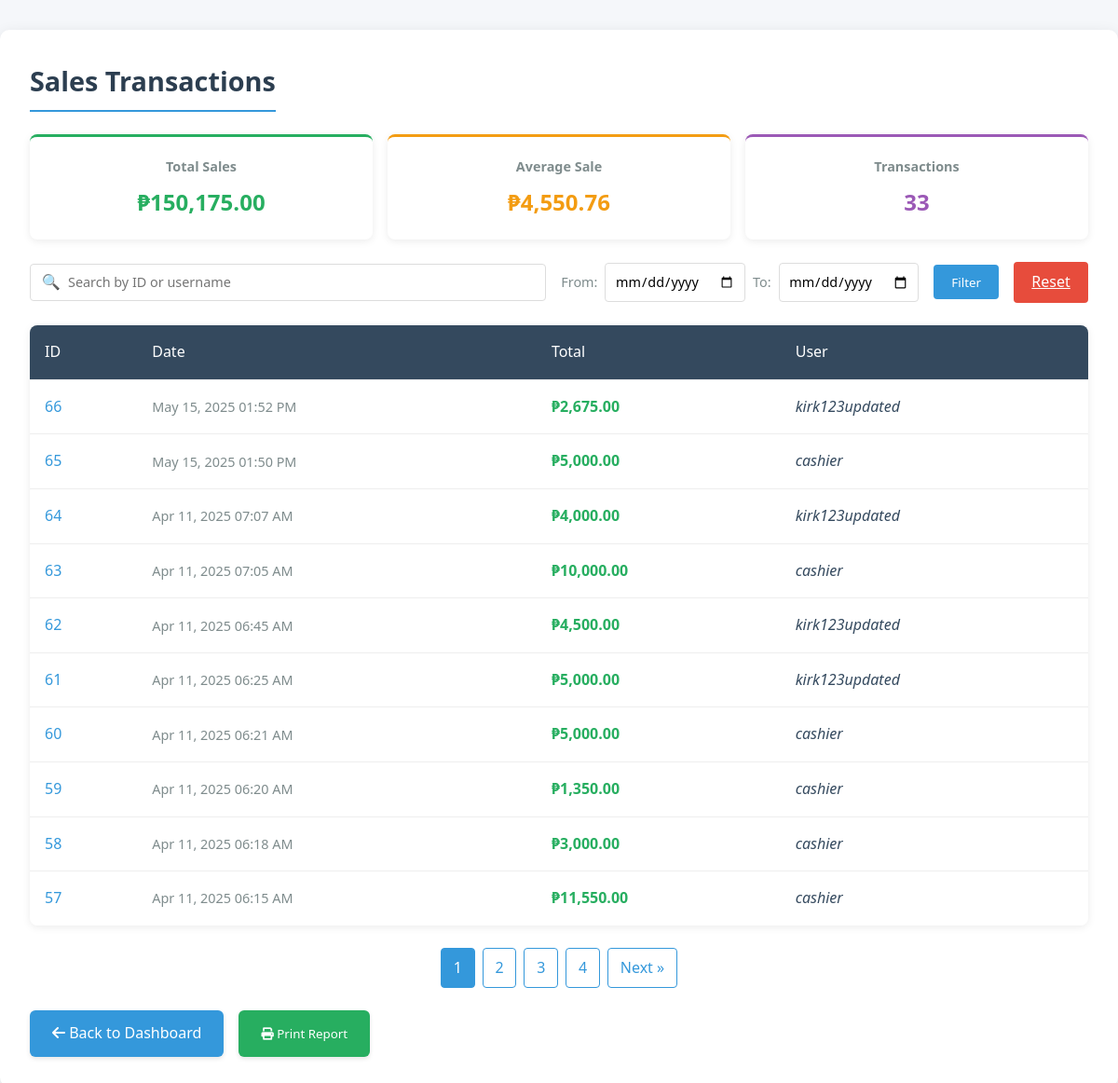
Screenshot of /admin/view_sales.php (signed in) with the database file from the repository.
### tables this page shows
CREATE TABLE `sales` (
  `id` int(11) NOT NULL,
  `cashier_id` int(11) DEFAULT NULL,
  `user_id` int(11) NOT NULL,
  `customer_id` int(11) DEFAULT NULL,
  `total` decimal(10,2) NOT NULL,
  `payment_amount` decimal(10,2) NOT NULL,
  `change_amount` decimal(10,2) NOT NULL,
  `payment_method` enum('cash','credit card','Gcash') NOT NULL,
  `created_at` timestamp NOT NULL DEFAULT current_timestamp()
);

CREATE TABLE `users` (
  `id` int(11) NOT NULL,
  `username` varchar(50) NOT NULL,
  `password` varchar(255) NOT NULL,
  `role` enum('superadmin','admin','cashier','customer') NOT NULL,
  `created_at` timestamp NOT NULL DEFAULT current_timestamp(),
  `updated_at` timestamp NOT NULL DEFAULT current_timestamp() ON UPDATE current_timestamp()
);

### admin/view_sales.php (the view, shortened to what this page needs)
<?php
require '../config/database.php';
$start_date = isset($_GET['start_date']) ? $_GET['start_date'] : '';
$end_date = isset($_GET['end_date']) ? $_GET['end_date'] : '';
$search = isset($_GET['search']) ? $_GET['search'] : '';
$query = "SELECT sales.id, sales.created_at, sales.total, users.username
          FROM sales
          JOIN users ON sales.user_id = users.id";
$params = [];
$query .= " ORDER BY sales.created_at DESC";
$page = isset($_GET['page']) ? (int)$_GET['page'] : 1;
$per_page = 10;
$offset = ($page - 1) * $per_page;
$count_stmt = $pdo->prepare(str_replace("sales.id, sales.created_at, sales.total, users.username", "COUNT(*) as count", $query));
$count_stmt->execute($params);
$total_count = $count_stmt->fetch(PDO::FETCH_ASSOC)['count'];
$total_pages = ceil($total_count / $per_page);
$query .= " LIMIT $per_page OFFSET $offset";
$sales_stmt = $pdo->prepare($query);
$sales_stmt->execute($params);
$sales = $sales_stmt->fetchAll(PDO::FETCH_ASSOC);
$summary_query = "SELECT
                    COUNT(*) as total_transactions,
                    SUM(total) as total_sales,
                    AVG(total) as avg_sale
                  FROM sales";
$summary_stmt = $pdo->prepare($summary_query);
$summary_stmt->execute($params);
$summary = $summary_stmt->fetch(PDO::FETCH_ASSOC);
?>
<!DOCTYPE html>
<html lang="en">
<head>
    <link rel="stylesheet" href="../assets/css/view_sales.css">
    <link rel="stylesheet" href="https://cdnjs.cloudflare.com/ajax/libs/font-awesome/6.0.0-beta3/css/all.min.css">
</head>
<body>
    <div class="admin-container">
        <h2>Sales Transactions</h2>
        <div class="sales-summary">
            <div class="summary-card total-sales-card">
                <h4>Total Sales</h4>
                <p>₱<?= number_format($summary['total_sales'] ?? 0, 2) ?></p>
            </div>
            <div class="summary-card avg-sales-card">
                <h4>Average Sale</h4>
                <p>₱<?= number_format($summary['avg_sale'] ?? 0, 2) ?></p>
            </div>
            <div class="summary-card transactions-card">
                <h4>Transactions</h4>
                <p><?= number_format($summary['total_transactions'] ?? 0) ?></p>
            </div>
        </div>
        <form method="GET" class="filter-section">
            <div class="search-box">
                <input type="text" name="search" placeholder="Search by ID or username" value="<?= htmlspecialchars($search) ?>">
            </div>
            <div class="date-filter">
                <label for="start_date">From:</label>
                <input type="date" id="start_date" name="start_date" value="<?= htmlspecialchars($start_date) ?>">
                <label for="end_date">To:</label>
                <input type="date" id="end_date" name="end_date" value="<?= htmlspecialchars($end_date) ?>">
            </div>
            <button type="submit" class="filter-btn">Filter</button>
            <a href="view_sales.php" class="reset-btn">Reset</a>
        </form>
        <div class="sales-table-container">
            <table>
                <thead>
                    <tr>
                        <th>ID</th>
                        <th>Date</th>
                        <th>Total</th>
                        <th>User</th>
                    </tr>
                </thead>
                <tbody>
                    <?php foreach ($sales as $sale): ?>
                        <tr>
                            <td><?= htmlspecialchars($sale['id']) ?></td>
                            <td><?= date('M d, Y h:i A', strtotime($sale['created_at'])) ?></td>
                            <td>₱<?= number_format($sale['total'], 2) ?></td>
                            <td><?= htmlspecialchars($sale['username']) ?></td>
                        </tr>
                    <?php endforeach; ?>
                </tbody>
            </table>
        </div>
        <?php if ($total_pages > 1): ?>
            <div class="pagination">
                <?php for ($i = 1; $i <= $total_pages; $i++): ?>
                    <a href="?page=<?= $i ?>&search=<?= urlencode($search) ?>&start_date=<?= urlencode($start_date) ?>&end_date=<?= urlencode($end_date) ?>"
                       class="<?= $i === $page ? 'active' : '' ?>">
                        <?= $i ?>
                    </a>
                <?php endfor; ?>
                <?php if ($page < $total_pages): ?>
                    <a href="?page=<?= $page + 1 ?>&search=<?= urlencode($search) ?>&start_date=<?= urlencode($start_date) ?>&end_date=<?= urlencode($end_date) ?>">
                        Next &raquo;
                    </a>
                <?php endif; ?>
            </div>
        <?php endif; ?>
        <div class="btn-group">
            <a href="dashboard.php" class="btn">
                <i class="fas fa-arrow-left"></i> Back to Dashboard
            </a>
            <button class="btn export-btn" onclick="printSalesReport()">
                <i class="fas fa-print"></i> Print Report
            </button>
        </div>
    </div>
</body>
</html></qodoArtifact>

### assets/css/view_sales.css (style rules this page uses)
* { margin: 0; padding: 0; box-sizing: border-box; font-family: 'Segoe UI', Tahoma, Geneva, Verdana, sans-serif; }
body { background-color: #f5f7fa; color: #333; line-height: 1.6; }
.admin-container { max-width: 1200px; margin: 2rem auto; padding: 2rem; background-color: white; border-radius: 10px; box-shadow: 0 4px 15px rgba(0, 0, 0, 0.1); }
h2 { color: #2c3e50; margin-bottom: 1.5rem; font-size: 1.8rem; font-weight: 600; border-bottom: 2px solid #3498db; padding-bottom: 0.5rem; display: inline-block; }
.filter-section { display: flex; flex-wrap: wrap; gap: 1rem; margin-bottom: 1.5rem; align-items: center; }
.search-box { flex: 1; min-width: 250px; position: relative; }
.search-box input { width: 100%; padding: 0.6rem 1rem 0.6rem 2.5rem; border: 1px solid #ddd; border-radius: 4px; font-size: 0.9rem; }
.search-box::before { content: "🔍"; position: absolute; left: 0.8rem; top: 50%; transform: translateY(-50%); color: #7f8c8d; }
.date-filter { display: flex; gap: 0.5rem; align-items: center; }
.date-filter label { font-size: 0.9rem; color: #7f8c8d; }
.date-filter input[type="date"] { padding: 0.6rem; border: 1px solid #ddd; border-radius: 4px; font-size: 0.9rem; }
.filter-btn { padding: 0.6rem 1.2rem; background-color: #3498db; color: white; border: none; border-radius: 4px; cursor: pointer; transition: all 0.3s ease; }
.reset-btn { padding: 0.6rem 1.2rem; background-color: #e74c3c; color: white; border: none; border-radius: 4px; cursor: pointer; transition: all 0.3s ease; }
.sales-table-container { overflow-x: auto; margin-bottom: 1.5rem; border-radius: 8px; box-shadow: 0 2px 8px rgba(0, 0, 0, 0.08); }
table { width: 100%; border-collapse: collapse; white-space: nowrap; }
th, td { padding: 1rem; text-align: left; border-bottom: 1px solid #eee; }
th { background-color: #34495e; color: white; font-weight: 500; position: sticky; top: 0; }
tr:last-child td { border-bottom: none; }
td:first-child { font-weight: 500; color: #3498db; }
td:nth-child(2) { color: #7f8c8d; font-size: 0.9rem; }
td:nth-child(3) { font-weight: 600; color: #27ae60; }
td:nth-child(4) { font-style: italic; color: #34495e; }
.btn { display: inline-block; padding: 0.75rem 1.5rem; background-color: #3498db; color: white; border: none; border-radius: 6px; text-decoration: none; font-weight: 500; transition: all 0.3s ease; box-shadow: 0 2px 5px rgba(0, 0, 0, 0.1); }
.btn-group { display: flex; gap: 1rem; margin-top: 1.5rem; }
.export-btn { background-color: #27ae60; }
.pagination { display: flex; justify-content: center; margin-top: 1.5rem; gap: 0.5rem; }
.pagination a { padding: 0.5rem 0.8rem; border: 1px solid #3498db; border-radius: 4px; text-decoration: none; color: #3498db; transition: all 0.2s ease; }
.pagination a:hover, .pagination a.active { background-color: #3498db; color: white; }
.sales-summary { display: grid; grid-template-columns: repeat(auto-fit, minmax(200px, 1fr)); gap: 1rem; margin-bottom: 1.5rem; }
.summary-card { background-color: white; border-radius: 8px; padding: 1.25rem; box-shadow: 0 2px 8px rgba(0, 0, 0, 0.08); text-align: center; border-top: 3px solid #3498db; }
.summary-card h4 { font-size: 0.9rem; color: #7f8c8d; margin-bottom: 0.5rem; }
.summary-card p { font-size: 1.5rem; font-weight: 600; color: #2c3e50; }
.total-sales-card { border-top-color: #27ae60; }
.total-sales-card p { color: #27ae60; }
.avg-sales-card { border-top-color: #f39c12; }
.avg-sales-card p { color: #f39c12; }
.transactions-card { border-top-color: #9b59b6; }
.transactions-card p { color: #9b59b6; }

### rows the page displays
sales: id "66", created_at "May 15, 2025 01:52 PM", total "2,675.00", user.username "kirk123updated"
sales: id "65", created_at "May 15, 2025 01:50 PM", total "5,000.00", user.username "cashier"
sales: id "64", created_at "Apr 11, 2025 07:07 AM", total "4,000.00", user.username "kirk123updated"
sales: id "63", created_at "Apr 11, 2025 07:05 AM", total "10,000.00", user.username "cashier"
sales: id "62", created_at "Apr 11, 2025 06:45 AM", total "4,500.00", user.username "kirk123updated"
sales: id "61", created_at "Apr 11, 2025 06:25 AM", total "5,000.00", user.username "kirk123updated"
sales: id "60", created_at "Apr 11, 2025 06:21 AM", total "5,000.00", user.username "cashier"
sales: id "59", created_at "Apr 11, 2025 06:20 AM", total "1,350.00", user.username "cashier"
sales: id "58", created_at "Apr 11, 2025 06:18 AM", total "3,000.00", user.username "cashier"
sales: id "57", created_at "Apr 11, 2025 06:15 AM", total "11,550.00", user.username "cashier"

### other values shown
$summary['total_sales'] "150,175.00"
$summary['avg_sale'] "4,550.76"
$summary['total_transactions'] "33"
